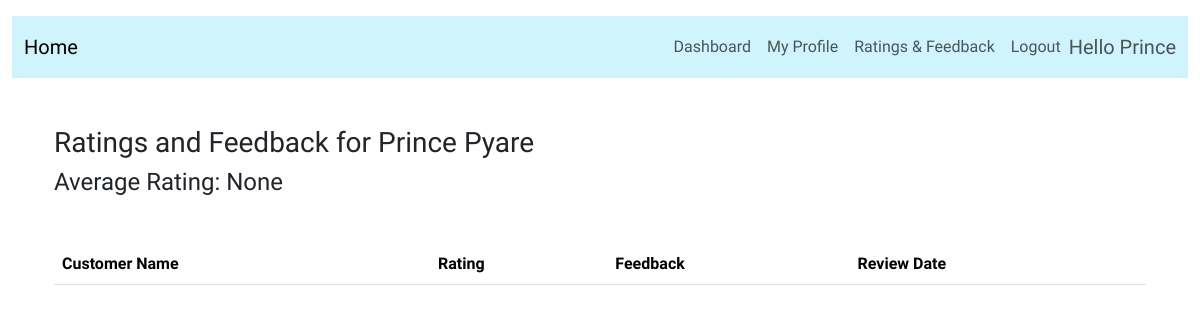
Before: /service_professional/ratings (signed in) with the older database file.
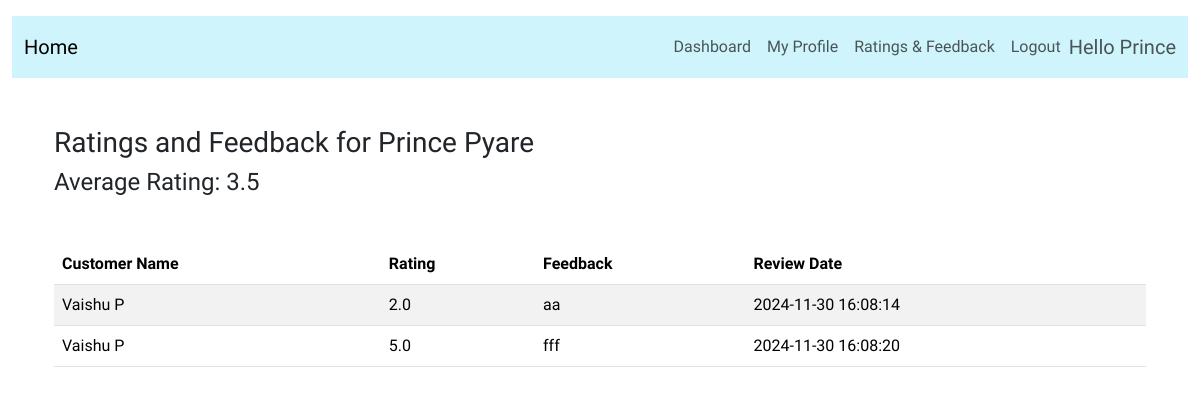
After: the same page with the newer database file.
### application/model.py (models this page shows)
class ServiceProfessional(db.Model):
    id = db.Column(db.Integer, primary_key=True)
    name = db.Column(db.String(80), nullable=False)
    phone = db.Column(db.String(80), nullable=False)
    city = db.Column(db.String(80), nullable=False)
    service_category = db.Column(db.String(80), nullable=False)
    rating = db.Column(db.Float, nullable=True)
    experience = db.Column(db.Integer, nullable=False)
    company_name = db.Column(db.String(80), nullable=False)
    status = db.Column(db.String(80), nullable=False)  # ('blacklisted', 'approved', 'pending')
    price_per_hour = db.Column(db.Float, nullable=False)
    expenses_per_hour = db.Column(db.Float, nullable=True)
    user_id = db.Column(db.Integer, db.ForeignKey('user.id'), nullable=False)
    service_requests = db.relationship('ServiceRequest', backref='service_professional', lazy=True)

class Review(db.Model):
    id = db.Column(db.Integer, primary_key=True)
    customer_id = db.Column(db.Integer, db.ForeignKey('customer.id'), nullable=False)
    service_professional_id = db.Column(db.Integer, db.ForeignKey('service_professional.id'), nullable=False)
    ServiceRequest_id = db.Column(db.Integer, db.ForeignKey('service_request.id'), nullable=False)
    rating = db.Column(db.Float, nullable=False)
    feedback = db.Column(db.String(400), nullable=True)
    date_review = db.Column(db.DateTime, nullable=False)

class Customer(db.Model):
    id = db.Column(db.Integer, primary_key=True)
    name = db.Column(db.String(80), nullable=False)
    phone = db.Column(db.String(80), nullable=False)
    city = db.Column(db.String(80), nullable=False)
    address = db.Column(db.String(200), nullable=False)
    status = db.Column(db.String(80), nullable=False)  # ('active', 'inactive')
    user_id = db.Column(db.Integer, db.ForeignKey('user.id'), nullable=False)
    service_requests = db.relationship('ServiceRequest', backref='customer', lazy=True)

### application/routes.py (the view)
@app.route('/service_professional/ratings', methods=['GET'])
@login_required
def service_professional_ratings():
    user_id = session.get('user_id')
    service_professional = ServiceProfessional.query.filter_by(user_id=user_id).first()
    reviews = Review.query.filter_by(service_professional_id=service_professional.id).all()
    if reviews:
        avg_rating = sum([r.rating for r in reviews]) / len(reviews)
        service_professional.rating = avg_rating
        db.session.commit()
    reviews = db.session.query(Review, Customer).join(Customer, Customer.id == Review.customer_id).filter(Review.service_professional_id == service_professional.id).all()
    return render_template('service_professional_ratings.html', reviews=reviews, service_professional=service_professional)

### application/model.py (called while the page is built)
    @property
    def is_active(self):
        if self.role == 'customer':
            return self.customer_det.status == 'active'
        elif self.role == 'service_professional':
            return self.service_professional_det.status == 'approved'
        elif self.role == 'admin':
            return True
        return False  # For any other role, return False or handle accordingly

### application/routes.py (called while the page is built)
@login_manager.user_loader
def load_user(user_id):
    return User.query.get(int(user_id))

### templates/service_professional_ratings.html
{% extends "base.html" %}
{% block content %}
    <div class="container mt-4" style="max-height:350px; overflow-y: auto;">
        <h3>Ratings and Feedback for {{ service_professional.name }}</h2>
        <h4>Average Rating: {{ service_professional.rating }}</h4>
        <table class="table table-striped mt-5">
            <thead>
                <tr>
                    <th>Customer Name</th>
                    <th>Rating</th>
                    <th>Feedback</th>
                    <th>Review Date</th>
                </tr>
            </thead>
            <tbody>
                {% for review, customer in reviews %}
                    <tr>
                        <td>{{ customer.name }}</td>
                        <td>{{ review.rating }}</td>
                        <td>{{ review.feedback or 'No feedback provided' }}</td>
                        <td>{{ review.date_review.strftime('%Y-%m-%d %H:%M:%S') }}</td>
                    </tr>
                {% endfor %}
            </tbody>
        </table>
    </div>
{% endblock %}

Changed rows visible on the page:
changed ServiceProfessional "Prince Pyare": rating "None" → "3.5"
added Review: name "Vaishu P", rating "2.0", feedback "aa", date_review "2024-11-30 16:08:14"
added Review: name "Vaishu P", rating "5.0", feedback "fff", date_review "2024-11-30 16:08:20"
